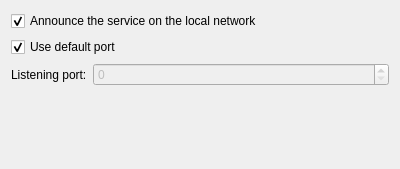
<ui version="4.0" >
 <class>TCP</class>
 <widget class="QWidget" name="TCP" >
  <property name="geometry" >
   <rect>
    <x>0</x>
    <y>0</y>
    <width>400</width>
    <height>169</height>
   </rect>
  </property>
  <layout class="QVBoxLayout" >
   <item>
    <widget class="QCheckBox" name="kcfg_publishService" >
     <property name="text" >
      <string>Announce the service on the local network</string>
     </property>
     <property name="checked" >
      <bool>true</bool>
     </property>
    </widget>
   </item>
   <item>
    <widget class="QCheckBox" name="kcfg_useDefaultPort" >
     <property name="text" >
      <string>Use default port</string>
     </property>
     <property name="checked" >
      <bool>true</bool>
     </property>
    </widget>
   </item>
   <item>
    <layout class="QFormLayout">
     <property name="leftMargin">
      <number>0</number>
     </property>
     <property name="topMargin">
      <number>0</number>
     </property>
     <property name="rightMargin">
      <number>0</number>
     </property>
     <property name="bottomMargin">
      <number>0</number>
     </property>
     <item row="0" column="0">
      <widget class="QLabel" name="label" >
       <property name="text" >
        <string>Listening port:</string>
       </property>
       <property name="buddy" >
        <cstring>kcfg_port</cstring>
       </property>
      </widget>
     </item>
     <item row="0" column="1">
      <widget class="QSpinBox" name="kcfg_port" >
       <property name="enabled" >
        <bool>false</bool>
       </property>
       <property name="maximum" >
        <number>65535</number>
       </property>
      </widget>
     </item>
    </layout>
   </item>
   <item>
    <spacer>
     <property name="orientation">
      <enum>Qt::Vertical</enum>
     </property>
     <property name="sizeHint" stdset="0">
      <size>
       <width>20</width>
       <height>40</height>
      </size>
     </property>
    </spacer>
   </item>
  </layout>
 </widget>
 <tabstops>
  <tabstop>kcfg_useDefaultPort</tabstop>
  <tabstop>kcfg_port</tabstop>
 </tabstops>
 <resources/>
 <connections>
  <connection>
   <sender>kcfg_useDefaultPort</sender>
   <signal>toggled(bool)</signal>
   <receiver>kcfg_port</receiver>
   <slot>setDisabled(bool)</slot>
   <hints>
    <hint type="sourcelabel" >
     <x>120</x>
     <y>53</y>
    </hint>
    <hint type="destinationlabel" >
     <x>277</x>
     <y>122</y>
    </hint>
   </hints>
  </connection>
 </connections>
</ui>
